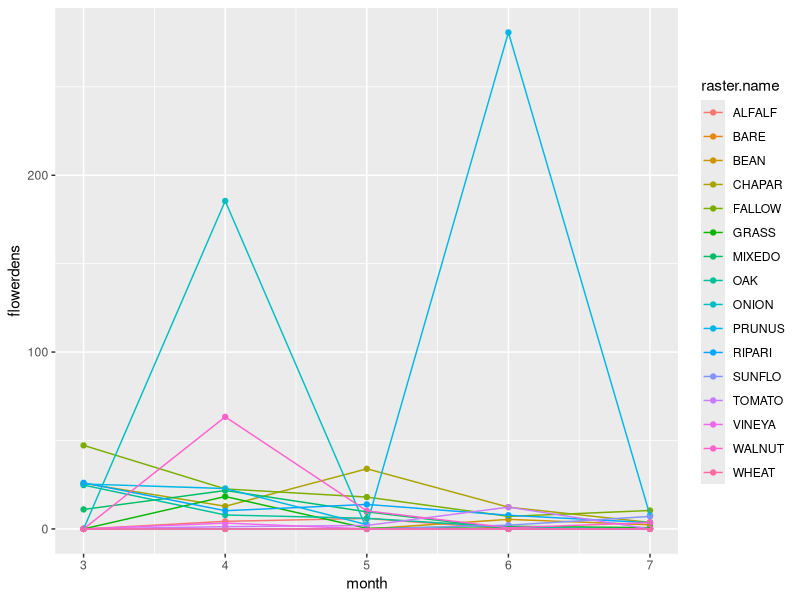
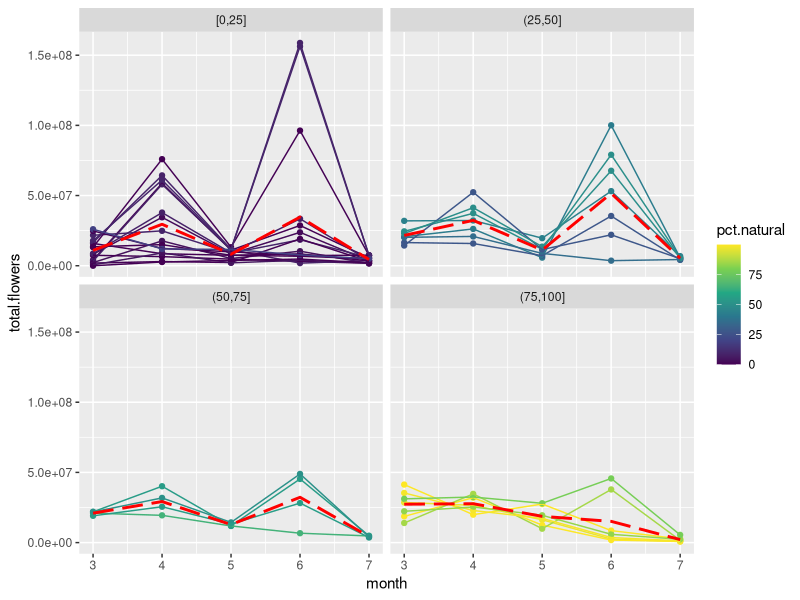
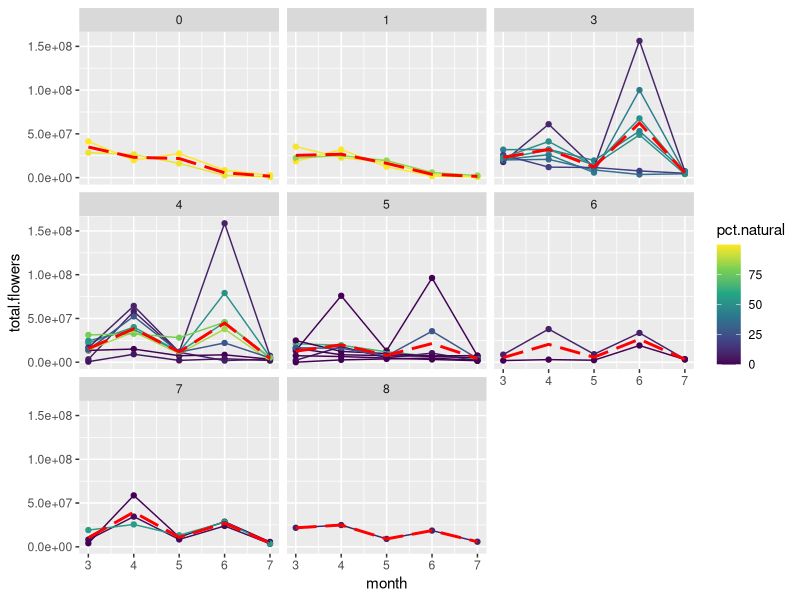
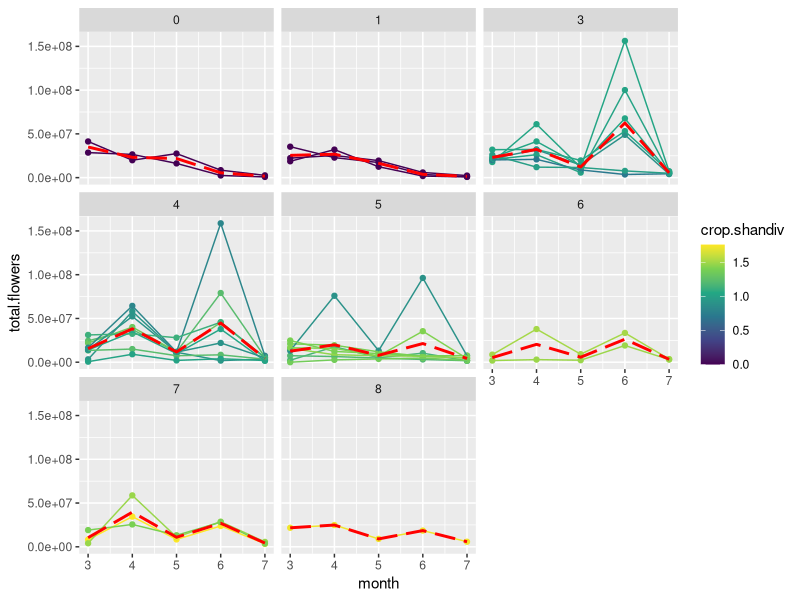
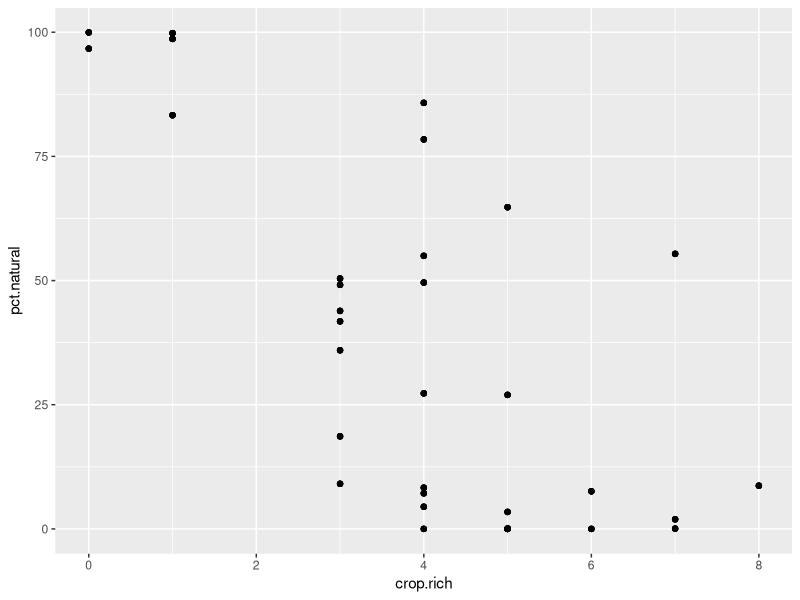
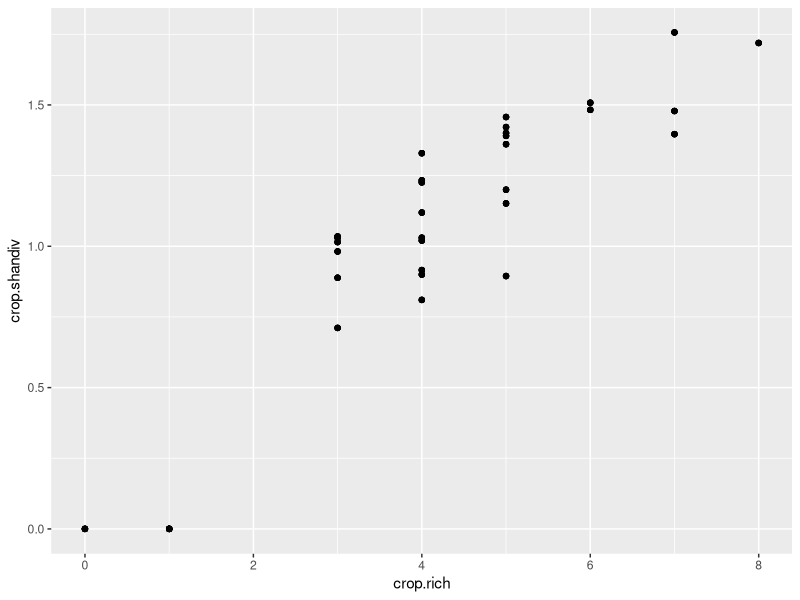
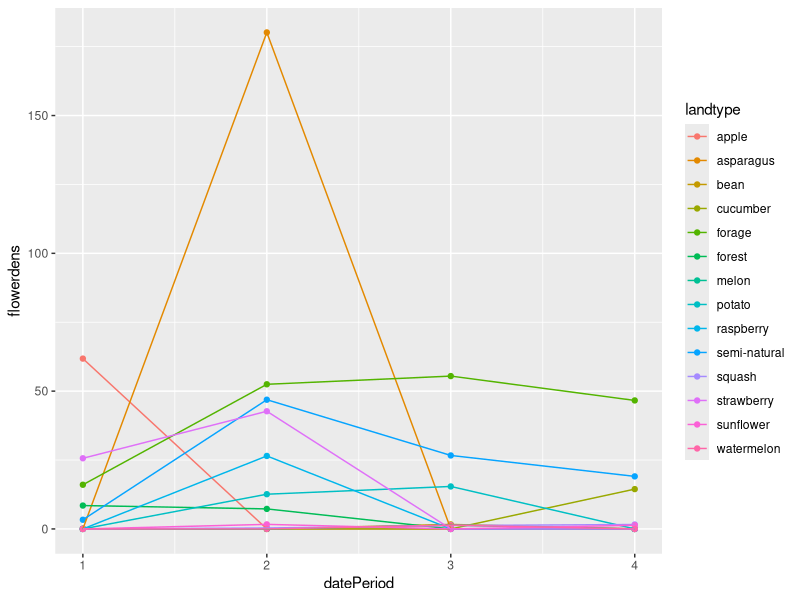
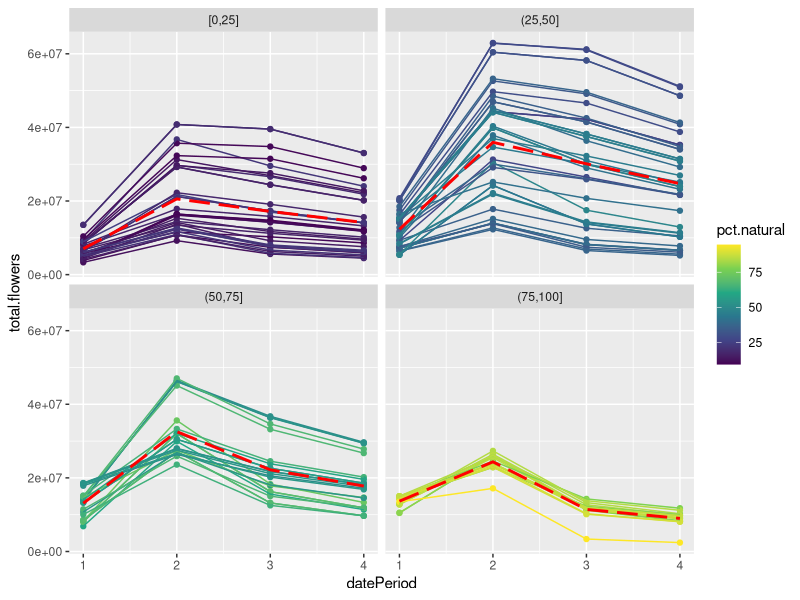

Recreate these plots in R, in order. (Note: this script raises an error after producing the figures.)
## ---- chunk 1
library(tidyverse)

lc.gf <- read.csv("data/lcareas_gf2021.csv")
lc.hw <- read.csv("data/lcareas_hw2025.csv")
lc.iv <- read.csv("data/lcareas_iverson.csv")

flr.gf <- read.csv("data/florlc_gf2021.csv")
flr.hw <- read.csv("data/florlc_hw2025.csv")

lcflr.gf <- read.csv("data/flowerdens_gf2021.csv")
lcflr.iv <- read.csv("data/flowerdens_iverson.csv")
lcflr.hw <- read.csv("data/flowerdens_hw2025.csv")

key.iv <- read.csv("data-raw/Iversonetal/iverson_landcover_codes.csv")
lckey.hw <- read.csv("data/spatial/hw2025_lc_key.csv")

## ---- chunk 2

ggplot(lcflr.hw, aes(month, flowerdens, color = raster.name)) +
  geom_point() + geom_line()

## ---- chunk 3

buf.hw <- lc.hw |> filter(buffer == 750)

cropbuf.hw <- buf.hw |>
  pivot_longer(cols = CROPLA:RICE, names_to = "raster.name", values_to = "area") |>
  left_join(lcflr.hw, by = "raster.name", relationship = "many-to-many") |>
  filter(!is.na(period) & !is.na(area)) |>
  mutate(total.flowers = area*flowerdens)

croparea.hw <- cropbuf.hw |>
  group_by(period, month, SITE, landcover.4cat) |>
  summarize(area = sum(area), total.flowers = sum(total.flowers), .groups = "drop") |>
  pivot_wider(id_cols = c(period, month, SITE), 
              names_from = landcover.4cat, values_from = c(area, total.flowers)) |>
  mutate(
    total.flowers = total.flowers_crop + total.flowers_natural,
    total.area = area_crop + area_natural,
    pct.natural = 100*area_natural/(750*750*pi),
    pct.nat.intv = cut_width(pct.natural, width = 25, boundary = 0)
  )

croparea.hw.mn <- croparea.hw |> group_by(month, pct.nat.intv) |>
  summarize(total.flowers = mean(total.flowers), .groups = "drop")

ggplot(croparea.hw, aes(month, total.flowers)) +
  geom_point(aes(group = SITE, color = pct.natural)) + geom_line(aes(group = SITE, color = pct.natural)) + 
  geom_line(data = croparea.hw.mn, color = "red", lwd = 1, lty = 5) +
  scale_color_viridis_c(option = "viridis") + facet_wrap(~pct.nat.intv)

## ---- chunk 4

croprich.hw <- cropbuf.hw |> rowwise() |>
  mutate(crop = landcover.4cat=="crop" & area > 0) |>
  group_by(period, month, SITE) |>
  summarize(total.flowers = sum(total.flowers), crop.rich = sum(crop), 
            .groups = "drop")

croparearich.hw <- croparea.hw |> select(month, period, SITE, area_crop, area_natural, pct.natural, total.flowers) |>
  left_join(croprich.hw |> select(month, period, SITE, crop.rich), by = c("month", "period", "SITE"))

croparearich.hw.mn <- croparearich.hw |> group_by(month, crop.rich) |>
  summarize(total.flowers = mean(total.flowers), .groups = "drop")

ggplot(croparearich.hw, aes(month, total.flowers)) + 
  geom_point(aes(group = SITE, color = pct.natural)) + geom_line(aes(group = SITE, color = pct.natural)) + 
  geom_line(data = croparearich.hw.mn, color = "red", lwd = 1, lty = 5) +
  facet_wrap(~crop.rich) + scale_color_viridis_c(option = "viridis")
## ---- chunk 5

cropdiv.hw <- croparea.hw |> select(SITE, area_crop) |> distinct() |>
  right_join(cropbuf.hw, by = "SITE") |> filter(landcover.4cat == "crop") |> 
  mutate(P_i = area/area_crop, P_i2 = P_i * log(P_i)) |>
  group_by(period, month, SITE) |>
  summarize(crop.shandiv = - sum(P_i2, na.rm = TRUE), .groups = "drop") |>
  right_join(croparearich.hw, by = c("period", "month", "SITE"))

ggplot(cropdiv.hw, aes(month, total.flowers)) + 
  geom_point(aes(group = SITE, color = crop.shandiv)) + geom_line(aes(group = SITE, color = crop.shandiv)) +
  geom_line(data = croparearich.hw.mn, color = "red", lwd = 1, lty = 5) + facet_wrap(~crop.rich) +
  scale_color_viridis_c(option = "viridis")

## ---- chunk 6

ggplot(croparearich.hw, aes(crop.rich, pct.natural)) + geom_point()

## ---- chunk 7

ggplot(cropdiv.hw, aes(crop.rich, crop.shandiv)) + geom_point()

## ---- chunk 8

ggplot(lcflr.gf,
       aes(datePeriod, flowerdens, color = landtype)) + geom_point() + geom_line()

## ---- chunk 9

buf.gf <- lc.gf |> filter(buffer == 750)

cropbuf.gf <- buf.gf |>
  pivot_longer(cols = Blackberry:Canola, names_to = "landtype", values_to = "area") |> 
  mutate(landtype = gsub("\\.","-", tolower(landtype))) |>
  left_join(lcflr.gf, by = "landtype", relationship = "many-to-many") |>
  filter(!is.na(datePeriod) & !is.na(area)) |>
  mutate(total.flowers = area*flowerdens)

croparea.gf <- cropbuf.gf |>
  group_by(datePeriod, transect, crop) |>
  summarize(area = sum(area), total.flowers = sum(total.flowers), .groups = "drop") |>
  pivot_wider(id_cols = c(datePeriod, transect), 
              names_from = crop, values_from = c(area, total.flowers)) |>
  mutate(
    total.flowers = total.flowers_crop + total.flowers_natural,
    total.area = area_crop + area_natural,
    pct.natural = 100*area_natural/(750*750*pi),
    pct.nat.intv = cut_width(pct.natural, width = 25, boundary = 0)
  )

croparea.gf.mn <- croparea.gf |> group_by(datePeriod, pct.nat.intv) |>
  summarize(total.flowers = mean(total.flowers), .groups = "drop")

ggplot(croparea.gf, aes(datePeriod, total.flowers)) +
  geom_point(aes(group = transect, color = pct.natural)) + geom_line(aes(group = transect, color = pct.natural)) + 
  geom_line(data = croparea.gf.mn, color = "red", lwd = 1, lty = 5) +
  scale_color_viridis_c(option = "viridis") + facet_wrap(~pct.nat.intv)


## ---- chunk 10

croprich.gf <- cropbuf.gf |> rowwise() |>
  mutate(crop = crop=="crop" & area > 0) |>
  group_by(datePeriod, transect) |>
  summarize(total.flowers = sum(total.flowers), crop.rich = sum(crop), 
            .groups = "drop")

croparearich.gf <- croparea.gf |> select(datePeriod, transect, area_crop, area_natural, pct.natural, total.flowers) |>
  left_join(croprich.gf |> select(datePeriod, transect, crop.rich), by = c("datePeriod", "transect"))

croparearich.gf.mn <- croparearich.gf |> group_by(datePeriod, crop.rich) |>
  summarize(total.flowers = mean(total.flowers), .groups = "drop")

ggplot(croparearich.gf, aes(datePeriod, total.flowers)) + 
  geom_point(aes(group = transect, color = pct.natural)) + geom_line(aes(group = transect, color = pct.natural)) + 
  geom_line(data = croparearich.gf.mn, color = "red", lwd = 1, lty = 5) +
  facet_wrap(~crop.rich) + scale_color_viridis_c(option = "viridis")

## ---- chunk 11

cropdiv.gf <- croparea.gf |> select(transect, area_crop) |> distinct() |>
  right_join(cropbuf.gf, by = "transect") |> filter(crop == "crop") |> 
  mutate(P_i = area/area_crop, P_i2 = P_i * log(P_i)) |>
  group_by(datePeriod, transect) |>
  summarize(crop.shandiv = - sum(P_i2, na.rm = TRUE), .groups = "drop") |>
  right_join(croparearich.gf, by = c("datePeriod", "transect"))

ggplot(cropdiv.gf, aes(datePeriod, total.flowers)) + 
  geom_point(aes(group = transect, color = crop.shandiv)) + geom_line(aes(group = transect, color = crop.shandiv)) + 
  geom_line(data = croparearich.gf.mn, color = "red", lwd = 1, lty = 5) +
  facet_wrap(~crop.rich) + scale_color_viridis_c(option = "viridis")

## ---- chunk 12

ggplot(croparearich.gf |> 
         separate_wider_delim(transect, delim = ".", names = c("site"), too_many = "drop", cols_remove = FALSE),
       aes(crop.rich, pct.natural, color = site)) + geom_point()

## ---- chunk 13

ggplot(cropdiv.gf |> 
         separate_wider_delim(transect, delim = ".", names = c("site"), too_many = "drop", cols_remove = FALSE),
       aes(crop.rich, crop.shandiv, color = site)) + geom_point()

## ---- chunk 14
#| fig-height: 6
#| fig-width: 8.5

ggplot(lcflr.iv |> 
         pivot_longer(d1:d365, names_to = "julianDay", values_to = "flowers_per_m2") |>
         mutate(julianDay = as.numeric(gsub("d","",julianDay))),
       aes(julianDay, flowers_per_m2,
           group = Floral_resources_landcover, 
           color = Floral_resources_landcover)) + geom_line() +
  theme(legend.position = "bottom", 
        legend.title=element_blank())

## ---- chunk 15

buf.iv <- lc.iv |> filter(buffer == "buf750")

cropbuf.iv <- buf.iv |>
  pivot_longer(cols = Alfalfa:Plums,
               names_to = "Floral_resources_landcover",
               values_to = "area") |> 
  mutate(Floral_resources_landcover = 
           replace_values(Floral_resources_landcover,
                          "Urban.tree" ~ "Urban tree")) |>
  left_join(lcflr.iv, by = "Floral_resources_landcover") |>
  filter(!is.na(area)) |> 
  pivot_longer(d1:d365, names_to = "julianDay", values_to = "flowers_m2") |>
  mutate(
    total.flowers = area * flowers_m2,
    julianDay = as.numeric(gsub("d","",julianDay))
    )


croparea.iv <- cropbuf.iv |>
  group_by(site, Group, julianDay) |>
  summarize(area = sum(area), total.flowers = sum(total.flowers), .groups = "drop") |>
  pivot_wider(id_cols = c(julianDay, site), 
              names_from = Group, values_from = c(area, total.flowers)) |>
  mutate(
    total.flowers = rowSums(across(total.flowers_Agriculture:total.flowers_Wetland)),
    total.area = rowSums(across(area_Agriculture:area_Wetland)),
    area_natural = area_Forest + area_Wetland + area_Succesional,
    pct.natural = 100*area_natural/(750*750*pi),
    pct.nat.intv = cut_width(pct.natural, width = 25, boundary = 0)
  )

croparea.iv.sum <- croparea.iv |> select(site, pct.natural, pct.nat.intv) |> distinct()

croparea.iv.mn <- croparea.iv |> group_by(julianDay, pct.nat.intv) |>
  summarize(total.flowers = mean(total.flowers), .groups = "drop")

ggplot(croparea.iv, aes(julianDay, total.flowers)) +
  geom_line(aes(group = site, color = pct.natural)) + 
  geom_line(data = croparea.iv.mn, mapping = aes(julianDay, total.flowers), color = "red", lwd = 1) +
  scale_color_viridis_c(option = "viridis") + facet_wrap(~pct.nat.intv)


## ---- chunk 16

croprich.iv <- cropbuf.iv |> rowwise() |>
  mutate(crop = Group=="Agriculture" & area > 0) |>
  group_by(julianDay, site) |>
  summarize(total.flowers = sum(total.flowers), crop.rich = sum(crop), .groups = "drop")

croparearich.iv <- croparea.iv |> select(julianDay, site, area_Agriculture, area_natural, pct.natural, total.flowers) |>
  rename(area_crop = area_Agriculture) |>
  left_join(croprich.iv |> select(julianDay, site, crop.rich), by = c("julianDay", "site"))

croparearich.iv.mn <- croparearich.iv |> group_by(julianDay, crop.rich) |>
  summarize(total.flowers = mean(total.flowers), .groups = "drop")

ggplot(croparearich.iv, aes(julianDay, total.flowers)) + 
  geom_line(aes(group = site, color = pct.natural)) +
  geom_line(data = croparearich.iv.mn, mapping = aes(julianDay, total.flowers), color = "red", lwd = 0.5, lty = 5) +
  facet_wrap(~crop.rich) + scale_color_viridis_c(option = "viridis")

## ---- chunk 17

cropdiv.iv <- croparea.iv |> select(site, area_Agriculture) |> distinct() |>
  right_join(cropbuf.iv, by = "site") |> filter(Group == "Agriculture") |> 
  mutate(P_i = area/area_Agriculture, P_i2 = P_i * log(P_i)) |>
  group_by(julianDay, site) |>
  summarize(crop.shandiv = - sum(P_i2, na.rm = TRUE), .groups = "drop") |>
  right_join(croparearich.iv, by = c("julianDay", "site"))

ggplot(cropdiv.iv, aes(julianDay, total.flowers)) + 
  geom_line(aes(group = site, color = crop.shandiv)) +
  geom_line(data = croparearich.iv.mn, mapping = aes(julianDay, total.flowers), color = "red", lwd = 0.5, lty = 5) +
  facet_wrap(~crop.rich) + scale_color_viridis_c(option = "viridis")

## ---- chunk 18

cropdiv.iv.sum <- cropdiv.iv |> select(site, pct.natural, crop.rich, crop.shandiv) |> 
  distinct() |> 
  separate_wider_delim(site, delim = " ", names = c("farmsite", "farm"),
                       too_many = "merge", cols_remove = FALSE)

# Source - https://stackoverflow.com/q/76810554
# Posted by Lucile Mo', modified by community. See post 'Timeline' for change history
# Retrieved 2026-09-09, License - CC BY-SA 4.0

shapes <- c(0,2, 4, 7, 10, 15, 17, 18)
col_vibrant <- c("#0077BB","#33BBEE","#009988","#EE7733","#CC3311","#EE3377",  "#BBBBBB")

ggplot(cropdiv.iv.sum, aes(crop.rich, pct.natural, color = farm, pch = farm)) + geom_point() +
  scale_colour_manual(values = sample(col_vibrant, 81, replace = TRUE)) +
  scale_shape_manual(values = sample(shapes, 81, replace = TRUE)) +
  theme(legend.position = "none")

## ---- chunk 19

ggplot(cropdiv.iv.sum, aes(crop.rich, crop.shandiv, color = farm, pch = farm)) + geom_point() +
  scale_colour_manual(values = sample(col_vibrant, 81, replace = TRUE)) +
  scale_shape_manual(values = sample(shapes, 81, replace = TRUE)) +
  theme(legend.position = "none")

## ---- chunk 20
#| include: false

write.csv(cropdiv.gf, "data/cropdiv_gf2021.csv", row.names = FALSE)
write.csv(cropdiv.hw, "data/cropdiv_hw2025.csv", row.names = FALSE)
write.csv(cropdiv.iv, "data/cropdiv_iverson.csv", row.names = FALSE)
